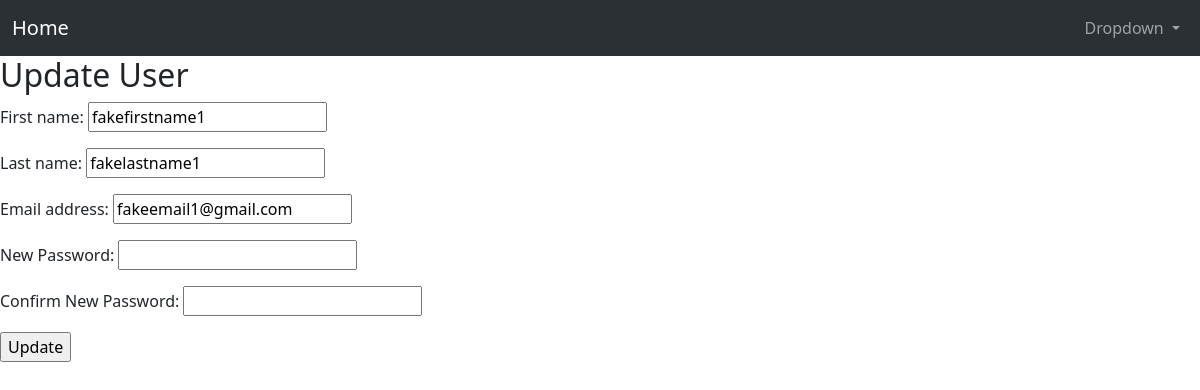
Page /users/profile/2/ on the earlier database version.
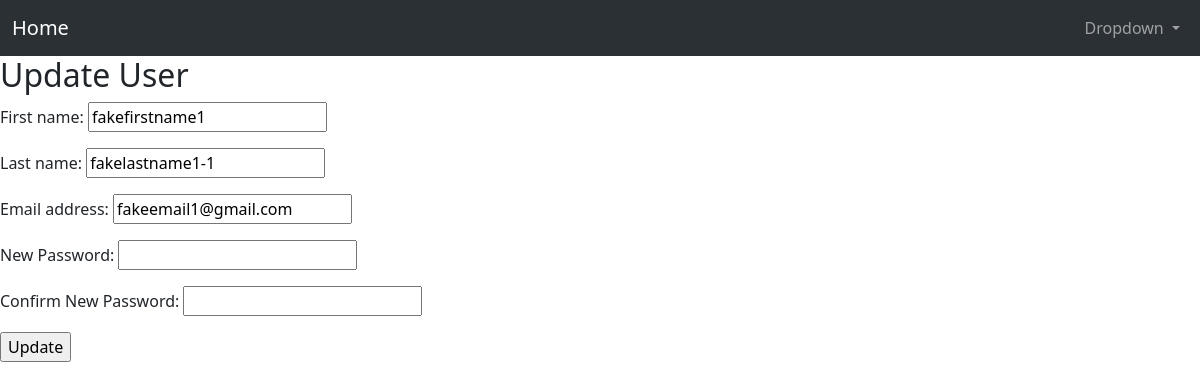
Same page on the later database version.
### users/models.py (models this page shows, shortened)
class CustomUser(AbstractUser):
    PERMISSIONS_USER = 'user'
    PERMISSIONS_ADMIN = 'admin'
    USER_PERMISSIONS = [
        (PERMISSIONS_USER, 'User'),
        (PERMISSIONS_ADMIN, 'Admin'),
    ]
    username = None  # Disable username
    email = models.EmailField(_("email address"), max_length=100, unique=True)
    date_joined = models.DateTimeField(verbose_name="date joined", auto_now_add=True)
    max_permissions_length = max(len(PERMISSIONS_USER), len(PERMISSIONS_ADMIN))
    permissions = models.CharField(choices=USER_PERMISSIONS, default=PERMISSIONS_USER, max_length = max_permissions_length)
    USERNAME_FIELD = "email"  # Set email as the username field
    REQUIRED_FIELDS = ['first_name', 'last_name']  # Fields required on superuser creation
    objects = CustomUserManager()
    class Meta:
        verbose_name = 'User'
        verbose_name_plural = 'Users'

### users/views.py (the view, shortened to what this page needs)
# urls.py: path('profile/<int:pk>/', UserUpdateView.as_view(), name='user-update'),
class UserUpdateView(UpdateView):
    model = User
    template_name = 'registration/user_update.html'
    form_class = UpdateForm
    success_url = reverse_lazy('home')

### users/forms.py (shortened to what this page needs)
class UpdateForm(forms.ModelForm):
    password1 = forms.CharField(
        label="New Password",
        widget=forms.PasswordInput,
        required=False
    )
    password2 = forms.CharField(
        label="Confirm New Password",
        widget=forms.PasswordInput,
        required=False
    )
    class Meta:
        model = CustomUser
        fields = ['first_name', 'last_name', 'email', 'password1', 'password2']

### users/templates/registration/user_update.html (shortened to what this page needs)
{% extends 'base.html' %}
{% block content %}
<h2>Update User</h2>
<form action='.' method='POST'>
    {{ form.as_p}}
    <input type='submit' value='Update' />
</form>
{% endblock %}

Differences in the rows shown:
changed CustomUser "fakefirstname1": last_name "fakelastname1" → "fakelastname1-1"
